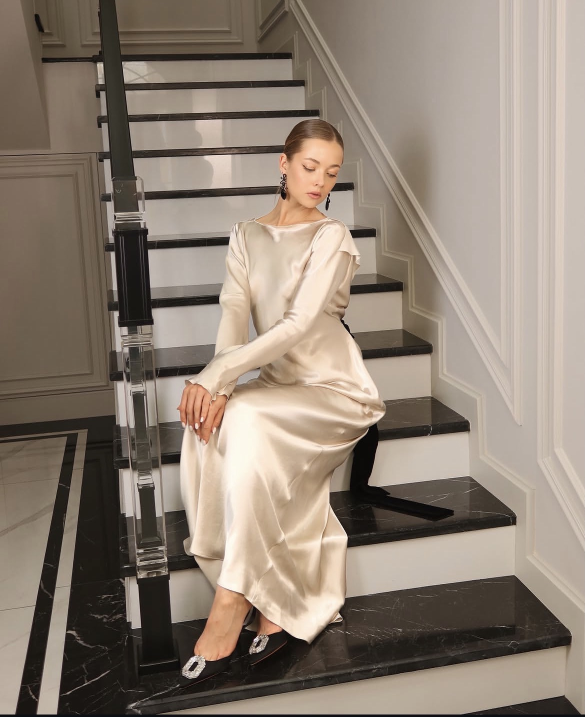
#> input picture assets-src/ivory-stairs.jpg, 1170 x 1433 px (shown at 1/2 size)
$ python export-images.py
#> lines starting #> are read from the running program, lines starting #| are printed output that depends on the picture
"""Crop the owner's photos and export AVIF (with a WebP fallback) sizes into public/looks/.

Run: python3 scripts/export-images.py   (needs Pillow)
Crops remove screenshot bars and app overlays from the source images.
"""
from pathlib import Path
from PIL import Image

ROOT = Path(__file__).resolve().parent.parent
SRC = ROOT / "assets-src"
OUT = ROOT / "public" / "looks"
OUT.mkdir(parents=True, exist_ok=True)

# name: (source, crop box (l, t, r, b) or None, widths)
PHOTOS = {
    "ivory-stairs": ("ivory-stairs.jpg", (0, 0, 1170, 1428), (720, 1170)),
    "navy-detail": ("navy-detail.jpg", (0, 8, 1170, 1555), (720, 1170)),
    "navy-flatlay": ("navy-flatlay.jpg", (0, 0, 1146, 1552), (720, 1146)),
    "noir-back": ("noir-back.jpg", (0, 0, 1170, 1556), (720, 1170)),
    "bordeaux": ("bordeaux.jpg", (0, 0, 1168, 1549), (720, 1168)),
    "olive-tag": ("olive-tag.jpg", (0, 18, 1152, 1556), (720, 1152)),
    # Close-up details, cut from the photos above.
    "detail-pintuck": ("navy-detail.jpg", (330, 240, 860, 770), (530,)),
    "detail-lace": ("noir-back.jpg", (540, 640, 960, 1060), (420,)),
    "detail-jacquard": ("olive-tag.jpg", (40, 1000, 540, 1500), (500,)),
    "detail-pearls": ("olive-tag.jpg", (250, 380, 560, 690), (310,)),
}

for name, (src, box, widths) in PHOTOS.items():
    im = Image.open(SRC / src).convert("RGB")
#> im is the input picture: PIL image 1170x1433 RGB; mean R, G, B 142.8, 129.6, 116.8
    if box:
        im = im.crop(box)
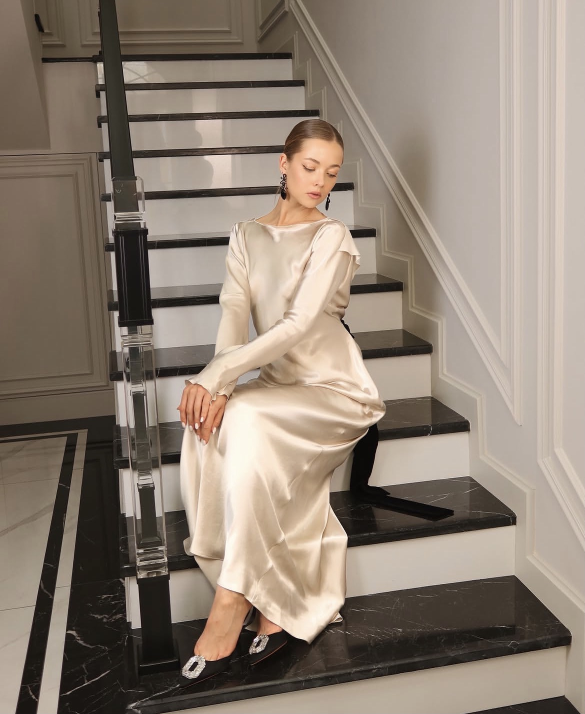
#> im: PIL image 1170x1428 RGB (shown at 1/2 size); mean R, G, B 143.2, 129.9, 117.1
    for w in widths:
        h = round(im.height * w / im.width)
        out = im.resize((w, h), Image.LANCZOS) if w != im.width else im
#> (the run stopped early here; a loop or call above may not have finished)
